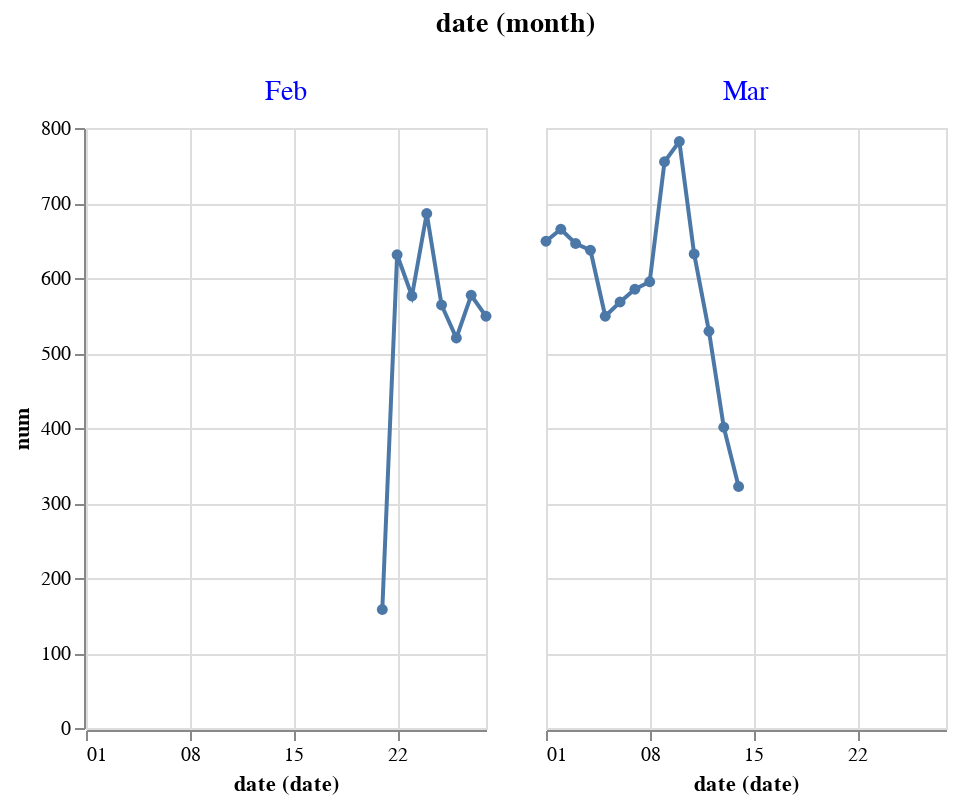

Notebook code for this chart:
### Code cell
alt.Chart(day_df).mark_line(point=True).encode(
    x='date(date):T', 
    y='num:Q',
    column='month(date)',
    tooltip=['date', 'num']
    ).properties(
    width=200).configure_header(
    titleColor='black',
    titleFontSize=14,
    labelColor='blue',
    labelFontSize=14
)

### Figure 1 — Vega-Lite specification as saved in the notebook (floating-point values rounded to 4 significant figures)
{"config": {"view": {"continuousWidth": 400, "continuousHeight": 300}, "header": {"labelColor": "blue", "labelFontSize": 14, "titleColor": "black", "titleFontSize": 14}}, "data": {"name": "data-fe65c8f5dcaff619313a15757cb9c055"}, "mark": {"type": "line", "point": true}, "encoding": {"column": {"type": "temporal", "field": "date", "timeUnit": "month"}, "tooltip": [{"type": "temporal", "field": "date"}, {"type": "quantitative", "field": "num"}], "x": {"type": "temporal", "field": "date", "timeUnit": "date"}, "y": {"type": "quantitative", "field": "num"}}, "width": 200, "$schema": "https://vega.github.io/schema/vega-lite/v4.8.1.json", "datasets": {"data-fe65c8f5dcaff619313a15757cb9c055": [{"date": "2019-03-10T00:00:00", "num": 782}, {"date": "2019-03-09T00:00:00", "num": 755}, {"date": "2019-02-24T00:00:00", "num": 686}, {"date": "2019-03-02T00:00:00", "num": 665}, {"date": "2019-03-01T00:00:00", "num": 649}, {"date": "2019-03-03T00:00:00", "num": 646}, {"date": "2019-03-04T00:00:00", "num": 637}, {"date": "2019-03-11T00:00:00", "num": 632}, {"date": "2019-02-22T00:00:00", "num": 631}, {"date": "2019-03-08T00:00:00", "num": 595}, {"date": "2019-03-07T00:00:00", "num": 585}, {"date": "2019-02-27T00:00:00", "num": 577}, {"date": "2019-02-23T00:00:00", "num": 576}, {"date": "2019-03-06T00:00:00", "num": 568}, {"date": "2019-02-25T00:00:00", "num": 564}, {"date": "2019-03-05T00:00:00", "num": 549}, {"date": "2019-02-28T00:00:00", "num": 549}, {"date": "2019-03-12T00:00:00", "num": 529}, {"date": "2019-02-26T00:00:00", "num": 520}, {"date": "2019-03-13T00:00:00", "num": 401}, {"date": "2019-03-14T00:00:00", "num": 322}, {"date": "2019-02-21T00:00:00", "num": 158}]}}
